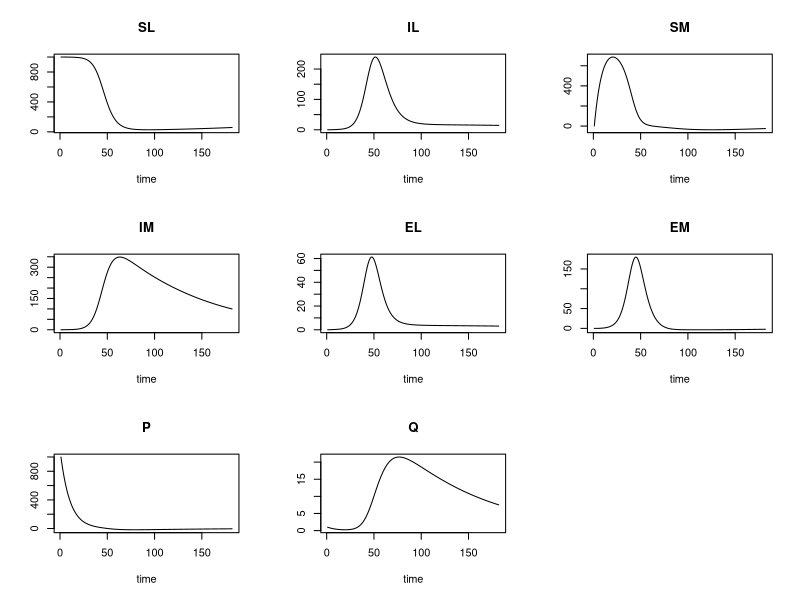
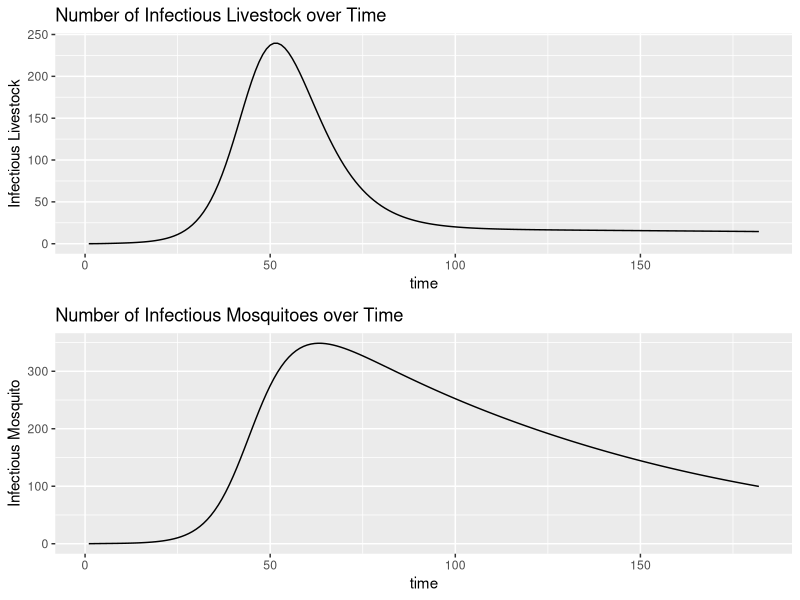

These charts were generated, in order, by the following R code:
library(deSolve)
library(dplyr)
library(ggplot2)
library(gridExtra)


# function for a simple mosquito borne disease
SEIRMosVec = function(time, state, parms) {
  with(as.list(c(state, parms)), {
    # infection in livestocks
    dSL = vL - SL* r*(TLM * IM)/NM - muL * SL
    dEL=(SL *r* (TLM * IM))-alpha*EL-muL*EL
    dIL = SL * r * (TLM * IM) - gamma * IL - muL * IL
    #dRH = gamma * IH - muH * RH
    
    # infection in mosquitoes
    dP = b1*(NM-q1*IM)- theta*P #susceptible
    dQ =b1*q1*IM-theta*Q         #Infected Egg
    dSM = theta*P - SM*(TML * IL)/NL - muM * SM
    dEM = SM*(TML * IL)/NL - alpha2*EM-muM*EM
    dIM = theta*Q + alpha2*EM-muM*EM - muM * IM
    list(c(dSL,dIL, dSM, dIM, dEL, dEM, dP, dQ))
  })
}

#new parameters

NL=1000; IL =0; 
EL=0;
SL=NL-IL;

P = 999;
Q = 1;

NM=1; IM=0; SM=1;
EM= 0;

b1 = 1/3; #number of eggs laid per day
q1 = .02;
theta = (1/10);
alpha=.6667; 
alpha2 = 1/8;
muL=.00277; # livestock life span: 10 yr
TML = 0.81; # prob infection from livestock to mosquito;
TLM = 0.51; # prob infection from mosquito to livestock;
gamma= 0.1428571; # infectious period: 7 days
muM = 1/60; # 1 week life span for mosquito
b=(256/365); # number of bite per mosquito per day;
r = b / NL; # bite rate per livestock per mosquito
vL=NL*muL;
vM=NM*muM; # births in mosquito population

parameters = c(muL = muL, muM = muM,
               vL = vL, vM = vM, 
               TLM = TLM, TML = TML, 
               gamma = gamma, alpha = alpha, alpha2 = alpha2, theta = theta, b1 = b1, q1 = q1)

state = c(SL = SL, IL = IL, SM = SM,IM = IM, EL = EL, EM = EM, P = P, Q = Q)

times=1:(365*.5);
## solve the odes using R ode sovler:
sim=ode(y=state,times=times,func=SEIRMosVec,parms = parameters)
simdf<- as.data.frame(sim)
plot(sim)

plot1<-ggplot(simdf, aes(x=time, y=IL)) + geom_line() + ylab("Infectious Livestock") + ggtitle("Number of Infectious Livestock over Time")

plot2<-ggplot(simdf, aes(x=time, y=IM)) + geom_line() + ylab("Infectious Mosquito") + ggtitle("Number of Infectious Mosquitoes over Time")

grid.arrange(plot1,plot2)
